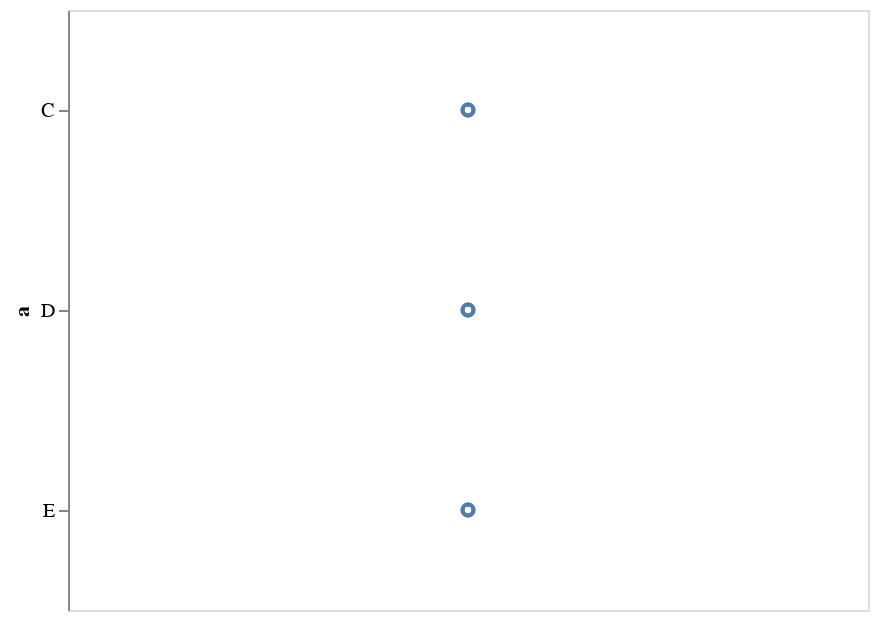

This figure's notebook cell:
### Markdown cell above
The result is the same as above with the addition of the `'encoding'` key, which specifies the visualization channel (`y`), the name of the field (`a`), and the type of the variable (`nominal`).

Altair is able to automatically determine the type of the variable using built-in heuristics. Altair and Vega-Lite support four primitive data types:

<table>
  <tr>
    <th>Data Type</th>
    <th>Code</th>
    <th>Description</th>
  </tr>
  <tr>
    <td>quantitative</td>
    <td>Q</td>
    <td>Numerical quantity (real-valued)</td>
  </tr>
  <tr>
    <td>nominal</td>
    <td>N</td>
    <td>Name / Unordered categorical</td>
  </tr>
  <tr>
    <td>ordinal</td>
    <td>O</td>
    <td>Ordered categorial</td>
  </tr>
  <tr>
    <td>temporal</td>
    <td>T</td>
    <td>Date/time</td>
  </tr>
</table>

You can set the data type of a column explicitly using a one letter code attached to the column name with a colon:

### Code cell
alt.Chart(data).mark_point().encode(y='a:N')

### Figure 1 — Vega-Lite specification as saved in the notebook (floating-point values rounded to 4 significant figures)
{"$schema": "https://vega.github.io/schema/vega-lite/v2.4.1.json", "config": {"view": {"height": 300, "width": 400}}, "data": {"values": [{"a": "C", "b": 2}, {"a": "C", "b": 7}, {"a": "C", "b": 4}, {"a": "D", "b": 1}, {"a": "D", "b": 2}, {"a": "D", "b": 6}, {"a": "E", "b": 8}, {"a": "E", "b": 4}, {"a": "E", "b": 7}]}, "encoding": {"y": {"field": "a", "type": "nominal"}}, "mark": "point"}
